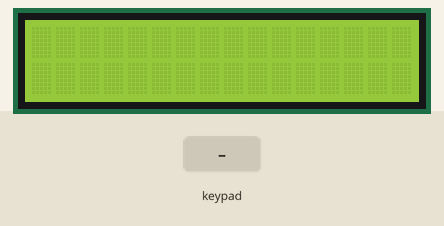
Recording of a sketch running on a simulated Arduino Uno, built with avr-gcc and run on an emulated ATmega328P. Shown: 16×2 character LCD. Inputs (shaded band) come from the test bench.

Above: at 1.2 s.
1.3 s: keypad keys 1 2 3 4 # pressed 0.4 s apart
At 3.5 s:
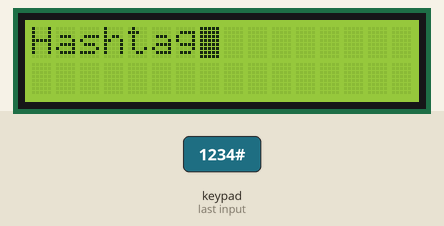
4.8 s: key '5' pressed
At 6.0 s:
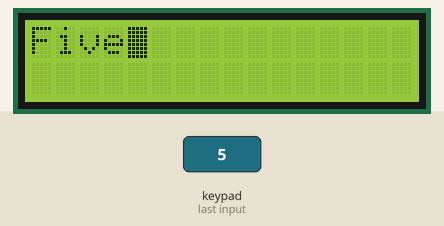
6.3 s: keypad keys 5 6 7 * pressed 0.4 s apart
At 8.6 s:
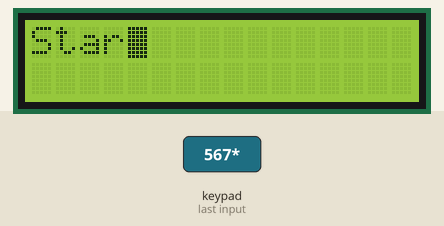
9.4 s: key '8' pressed
At 9.7 s:
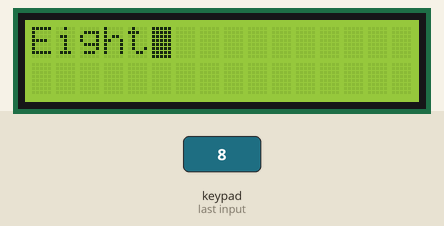
10.9 s: key '9' pressed
At 12.0 s:
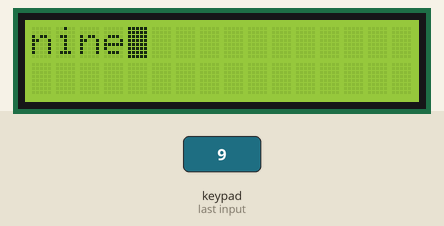
12.4 s: key '1' pressed
At 13.2 s:
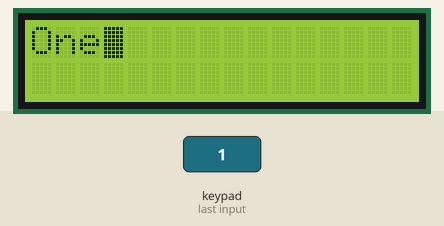
Timing chart, 0 to 14.9 s (numbered marks = the images above; inputs shaded):
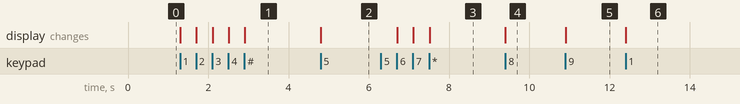

The sketch:

LCD_REMOTE_CODE.ino
```cpp
#include <Keypad.h>
#include <LiquidCrystal.h>

const byte rows=4;
const byte cols=3;

char keys[rows][cols] = {
  {'1','2','3'},
  {'4','5','6'},
  {'7','8','9'},
  {'*','0','#'}
};

byte rowPins[rows]={1,2,3,4};
byte colPins[cols]={5,6,7};

Keypad gajo = Keypad(makeKeymap(keys),rowPins,colPins,4,3);
LiquidCrystal lcd(A0,A1,A2,A3,A4,A5);
char chosenKey;


void setup() {
  // put your setup code here, to run once:
lcd.begin(16,2);
}

void loop() {
  // put your main code here, to run repeatedly:
chosenKey= gajo.getKey();
if(chosenKey=='1'){
  lcd.setCursor(0,0);
  lcd.blink();
  lcd.clear();
  lcd.print("One");

}
if(chosenKey=='2'){
  lcd.setCursor(0,0);
  lcd.clear();
  lcd.blink();
  lcd.print("Two");

}
if(chosenKey=='3'){
  lcd.setCursor(0,0);
  lcd.clear();
  lcd.blink();
  lcd.print("Three");

}
if(chosenKey=='4'){
  lcd.setCursor(0,0);
  lcd.clear();
  lcd.blink();
  lcd.print("Four");

}
if(chosenKey=='5'){
  lcd.setCursor(0,0);
  lcd.clear();
  lcd.blink();
  lcd.print("Five");

}
if(chosenKey=='6'){
  lcd.setCursor(0,0);
  lcd.clear();
  lcd.blink();
  lcd.print("Six");

}
if(chosenKey=='7'){
  lcd.setCursor(0,0);
  lcd.clear();
  lcd.blink();
  lcd.print("Seven");

}
if(chosenKey=='8'){
  lcd.setCursor(0,0);
  lcd.clear();
  lcd.blink();
  lcd.print("Eight");

}
if(chosenKey=='9'){
  lcd.setCursor(0,0);
  lcd.clear();
  lcd.blink();
  lcd.print("nine");

}
if(chosenKey=='0'){
  lcd.setCursor(0,0);
  lcd.clear();
  lcd.noBlink();

}

if(chosenKey=='#'){
  lcd.setCursor(0,0);
  lcd.clear();
  lcd.blink();
  lcd.print("Hashtag");

}
if(chosenKey=='*'){
  lcd.setCursor(0,0);
  lcd.clear();
  lcd.blink();
  lcd.print("Star");

}
}
```

Measured:
- after the input at 1.3 s, the display: first changes at once (image 1 shows a later state)
- after the input at 4.8 s, the display: changes at once (image 2)
- after the input at 6.3 s, the display: first changes after 0.41 s (image 3 shows a later state)
- after the input at 9.4 s, the display: changes at once (image 4)
- after the input at 10.9 s, the display: changes at once (image 5)
- after the input at 12.4 s, the display: changes at once (image 6)
